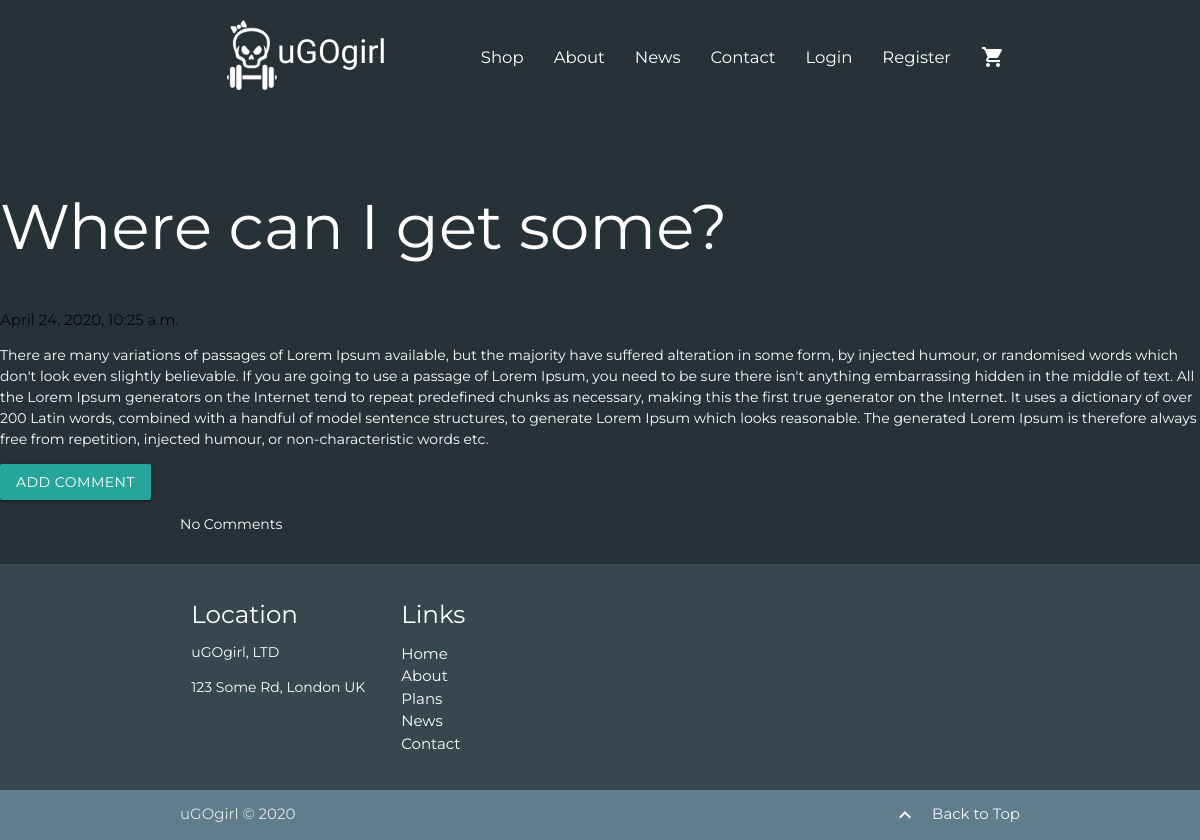
The app's page /blog/post/4, older data.
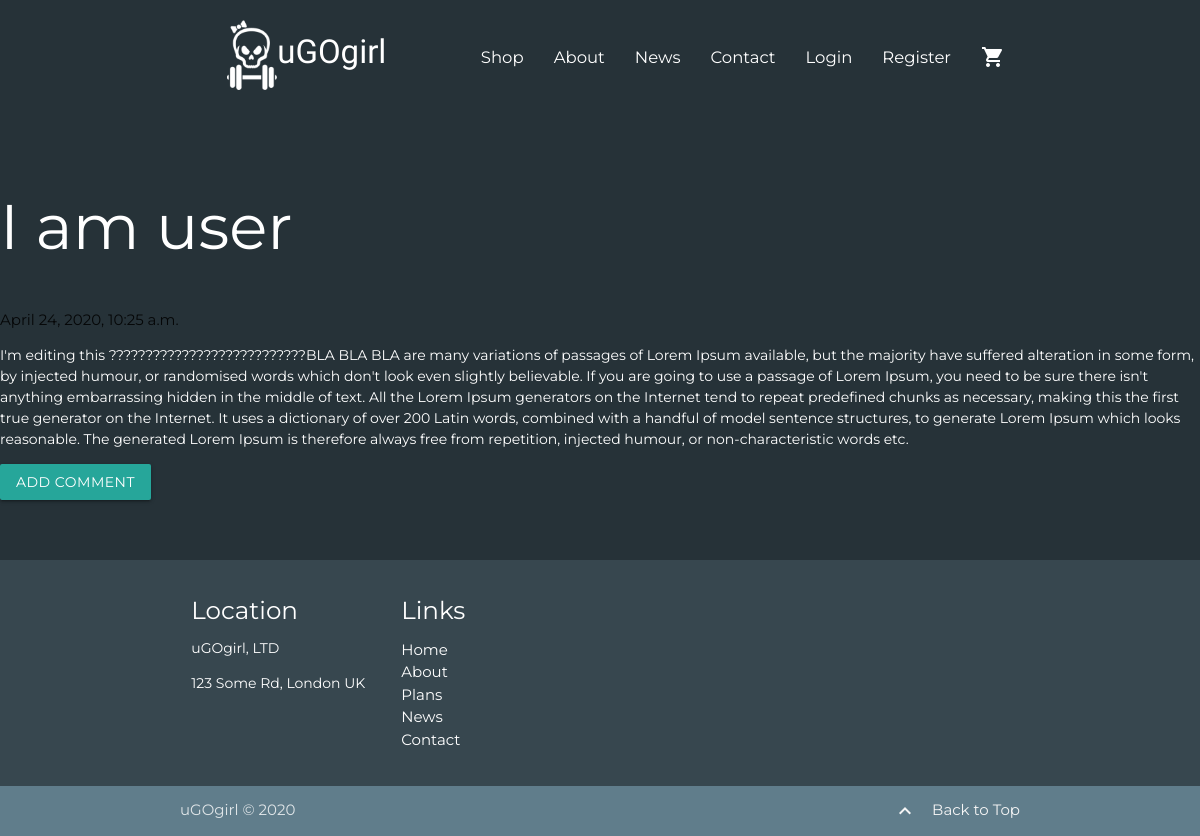
The same page, newer data.
### blog/models.py (models this page shows, shortened)
class Post(models.Model):
    author         = models.ForeignKey('auth.User', on_delete = models.CASCADE)
    title          = models.CharField(max_length=200)
    text           = models.TextField()
    create_date    = models.DateTimeField(default=timezone.now)
    published_date = models.DateTimeField(blank=True,null=True)

### blog/views.py (the view)
# urls.py: url(r'^post/(?P<pk>\d+)$',views.PostDetailView.as_view(template_name='post_detail.html'),name='post_detail'),
class PostDetailView(DetailView):
    model = Post

### cart/context.py (called while the page is built)
def cart_contents(request):
    cart = request.session.get('cart', {})
    cart_items = []
    total = 0
    product_count = 0
    for id, quantity in cart.items():
        product = get_object_or_404(Product, pk=id)
        total += quantity * product.price
        product_count += quantity
        cart_items.append({'id':id, 'quantity':quantity, 'product':product})
    return {'cart_items': cart_items, 'total': total, 'product_count': product_count}

### blog/templates/post_detail.html (shortened to what this page needs)
{% extends 'base.html' %} {% block page_title %}Post{% endblock %} {% block content %}
<section style="padding-top: 150px;" class="section section-blogpost blue-grey darken-4">
  <h1 class="posttitle loader white-text">{{post.title}}</h1>
  {% if post.published_date %}
  <div class="date postdate">
    {{ post.published_date }}
  </div>
  {% else %}
  <a class="btn btn-default" href="{% url 'post_publish' pk=post.pk %}">Publish Post</a>
  {% endif %}
  <p class="postcontent">{{ post.text|safe|linebreaksbr }}</p>
  <a class="btn btn-comment" href="{% url 'add_comment_to_post' pk=post.pk %}">Add comment</a>
  <div class="container">
    {% for comment in post.comments.all %}
    <br />
     {% empty %}
    <p>No Comments</p>
    {% endfor %}
  </div>
</section>
{% endblock %}

### templates/base.html (shortened to what this page needs)
{% load static %}
{% load materialize %}
<!DOCTYPE html>
<html>
<head>
  <link rel="stylesheet" href="{% static 'css/materialize.css' %}" />
  <link rel="stylesheet" href="{% static 'css/base.css' %}" />
  <link rel="stylesheet" href="{% static 'css/registration_login.css' %}">
  <link rel="stylesheet" href="{% static 'css/product_detail.css' %}">
  <link rel="stylesheet" href="{% static 'css/cart.css' %}">
  <link rel="stylesheet" href="{% static 'css/shop.css' %}" />
  <link rel="stylesheet" href="{% static 'css/blog.css' %}" />
  <link rel="stylesheet" href="{% static 'css/profile.css' %}" />
  <link rel="stylesheet" href="{% static 'css/product_list.css' %}" />
  <link rel="stylesheet" href="{% static 'css/checkout.css' %}" />
</head>
<body id="home" class="scrollspy">
  <div class="navbar-fixed">
    <nav class="transparent z-depth-0">
      <div class="container">
        <div class="nav-wrapper">
          <a href="{% url 'index' %}" class="brand-logo"><img class="main-logo" src="/static/img/logo.png" alt=""> <span
              class="logo-text">uGOgirl</span></a>
          <ul class="right hide-on-med-and-down">
            <li {% if request.resolver_match.url_name == 'products' %}class="active" {% endif %}>
              <a href="{% url 'products' %}">Shop</a>
            </li>
            <li>
              <a href="#about">About</a>
            </li>
            <li>
              <a class="white-text" href="{% url 'post_list' %}">News</a>
            </li>
            <li>
              <a href="#contact">Contact</a>
            </li>
            {% if user.is_authenticated %}
            <li href="{% url 'index' %}" i><a href="{% url 'logout' %}">Logout</a></li>
            <li {% if request.resolver_match.url_name == 'profile' %}class="active" {% endif %}><a
                href="{% url 'user-page' %}">Profile</a></li>
            {% else %}
            <li {% if request.resolver_match.url_name == 'login' %}class="active" {% endif %}><a
                href="{% url 'login' %}">Login</a></li>
            <li {% if request.resolver_match.url_name == 'register' %}class="active" {% endif %}><a
                href="{% url 'register' %}">Register</a></li>
            {% endif %}
            <li>
              <a href="{% url 'view_cart' %}">
                <i class="material-icons white-text">shopping_cart</i>
              </a>
            </li>
          </ul>
        </div>
      </div>
    </nav>
  </div>
  {% block content %}
  {% endblock %}
  <footer class="page-footer blue-grey darken-3">
    <div class="container">
      <div class="row">
        <div class="col l3 s12">
          <h5>Location</h5>
          <p>uGOgirl, LTD</p>
          <p>123 Some Rd, London UK</p>
        </div>
        <div class="col l3 s12">
          <h5 class="white-text">Links</h5>
          <ul>
            <li>
              <a class="white-text" href="#home">Home</a>
            </li>
            <li>
              <a class="white-text" href="#about">About</a>
            </li>
            <li>
              <a class="white-text" href="#plans">Plans</a>
            </li>
            <li>
              <a class="white-text" href="{% url 'post_list' %}">News</a>
            </li>
            <li>
              <a class="white-text" href="#contact">Contact</a>
            </li>
          </ul>
        </div>
      </div>
    </div>
    <div class="footer-copyright blue-grey">
      <div class="container">
        uGOgirl © <span id="year"></span>
        <a class="grey-text text-lighten-4 right" href="#!"> <i class="material-icons left">keyboard_arrow_up</i> Back
          to Top </a>
      </div>
    </div>
  </footer>
</body>
</html>

### static/css/base.css (style rules this page uses)
* { font-family: 'Montserrat', sans-serif; }
p { font-size: 14px; color: white; }
.main-logo { padding-top: 20px; width: 50px; height: auto; }
.logo-text { position: absolute; top: 20px; font-size: 2.2rem; font-family: 'Trade Winds', cursive; }
nav { height: 117px; }
nav ul a { font-size: 1.1rem; padding-top: 25px; }
.navbar-fixed { position: fixed; }

Row changes from the older to the newer data that the page shows:
changed Post: title "Where can I get some?" → "I am user"; text "There are many variations of…" → "I'm editing this ???????????????????????????BLA BLA BLA are many variations of…"
Text that changed along with them:
text no longer shown: "No Comments"
